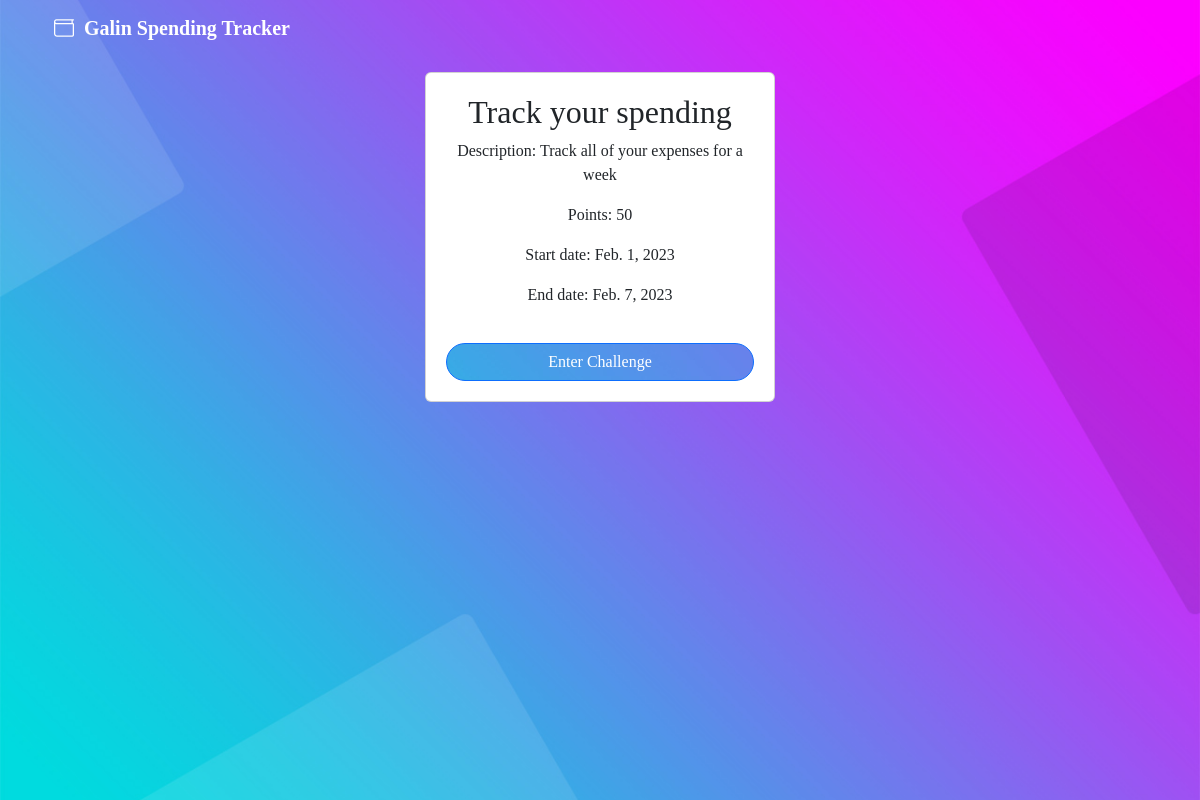
The app's page /challenge_details/1/ with its own data.
### tracker/models.py (models this page shows, shortened)
class Challenge(models.Model):
    name = models.CharField(max_length=255)
    description = models.TextField()
    points = models.IntegerField()
    start_date = models.DateField()
    end_date = models.DateField()

### tracker/views.py (the view)
# urls.py: path('challenge_details/<int:id>/', views.challenge_details, name='challenge_details'),
def challenge_details(request, id):
    challenge = Challenge.objects.get(id=id)
    return render(request, 'challenge_details.html', {'challenge': challenge})

### tracker/context_processors.py (called while the page is built, shortened)
def searchFunction(request):
    context = {}
    posts = Post.objects.all()
    return context

def notifications(request):
    if request.user.is_authenticated:
        return {'notifications': request.user.notifications.filter(is_read=False)
    }
    else:
        return  {'notifications': []}

### tracker/templates/challenge_details.html (shortened to what this page needs)
{% extends 'base_content.html' %}
{% block content %}
<div class='container'>
    <div class='row'>
        <div class = 'card' style="margin: auto; max-width: 350px; text-align: center; padding: 20px">
            <h2>{{ challenge.name }}</h2>
            <p>Description: {{ challenge.description }}</p>
            <p>Points: {{ challenge.points }}</p>
            <p>Start date: {{ challenge.start_date }}</p>
            <p>End date: {{ challenge.end_date }}</p>
            <form method='post' action="{% url 'enter_challenge' %}">
                <button type="submit" class='btn btn-primary'>Enter Challenge</button>
            </form>
        </div>
    </div>
</div>
{% endblock %}

### static/custom.css (style rules this page uses)
.btn-primary { background: url('images/btn-p.jpg') no-repeat; margin-top: 20px; width: 100%; border-radius: 50px 50px 50px 50px; color:rgb(255, 255, 255); }
* { box-sizing: border-box; }
html { font-size: 16px; font-family: 'Titillium Web', sans-serif; background-color: rgb(0,0,0); color: #FEFEFE; }

### records on screen
Challenge: name "Track your spending", description "Track all of your expenses for a week", points "50", start_date "Feb. 1, 2023", end_date "Feb. 7, 2023"
